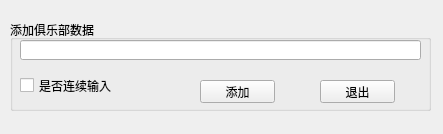
<?xml version="1.0" encoding="UTF-8"?>
<ui version="4.0">
 <class>widget</class>
 <widget class="QWidget" name="widget">
  <property name="geometry">
   <rect>
    <x>0</x>
    <y>0</y>
    <width>443</width>
    <height>134</height>
   </rect>
  </property>
  <property name="windowTitle">
   <string>手动输入</string>
  </property>
  <widget class="QGroupBox" name="groupBox">
   <property name="geometry">
    <rect>
     <x>10</x>
     <y>20</y>
     <width>421</width>
     <height>91</height>
    </rect>
   </property>
   <property name="title">
    <string>添加俱乐部数据</string>
   </property>
   <widget class="QLineEdit" name="lineEdit">
    <property name="geometry">
     <rect>
      <x>10</x>
      <y>20</y>
      <width>401</width>
      <height>20</height>
     </rect>
    </property>
   </widget>
   <widget class="QCheckBox" name="checkBox">
    <property name="geometry">
     <rect>
      <x>10</x>
      <y>50</y>
      <width>111</width>
      <height>31</height>
     </rect>
    </property>
    <property name="text">
     <string>是否连续输入</string>
    </property>
   </widget>
   <widget class="QPushButton" name="pushButton">
    <property name="geometry">
     <rect>
      <x>190</x>
      <y>60</y>
      <width>75</width>
      <height>23</height>
     </rect>
    </property>
    <property name="text">
     <string>添加</string>
    </property>
   </widget>
   <widget class="QPushButton" name="pushButton_2">
    <property name="geometry">
     <rect>
      <x>310</x>
      <y>60</y>
      <width>75</width>
      <height>23</height>
     </rect>
    </property>
    <property name="text">
     <string>退出</string>
    </property>
   </widget>
  </widget>
 </widget>
 <resources/>
 <connections/>
</ui>
